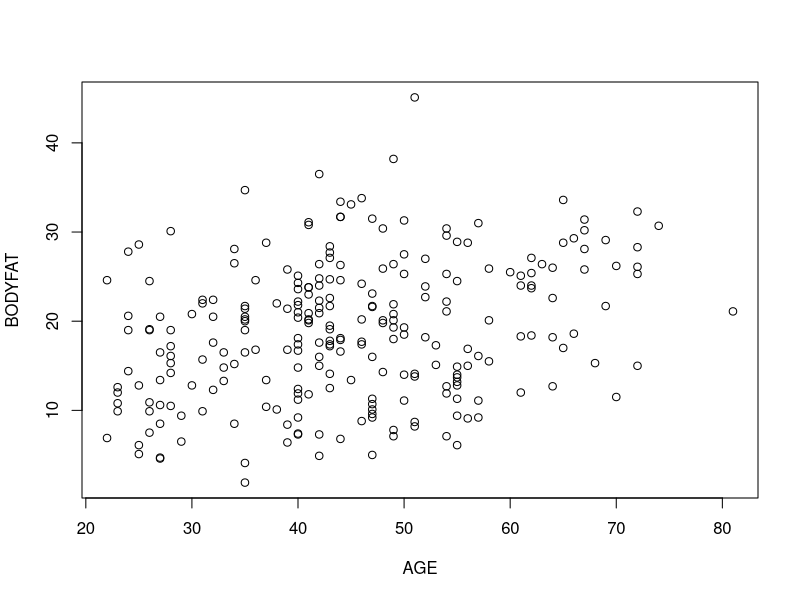
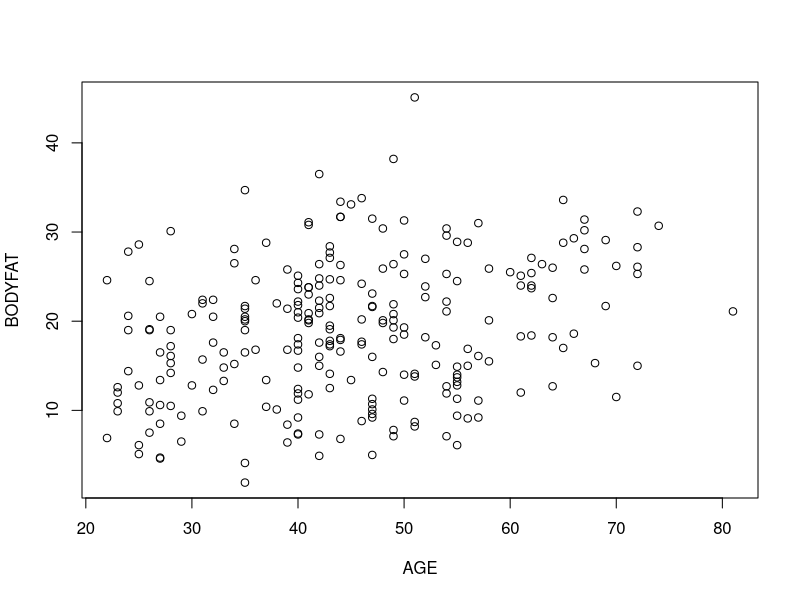
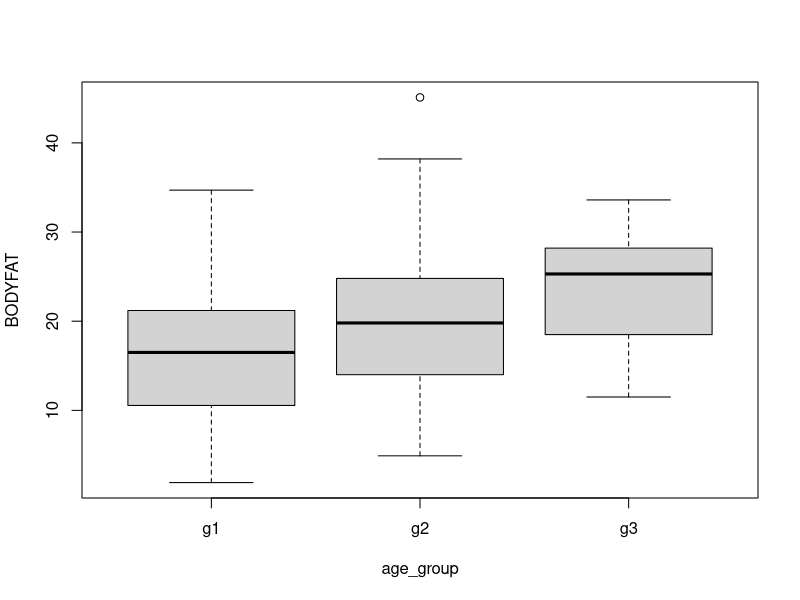

R code for these plots, in order:
rm(list=ls())
dat=read.csv("./Data/preprocess_data.csv",header=TRUE)
library(MASS)
library(tidyverse)
#delete the variable density
dat_del=dat[,c(-1,-3,-6,-5)]
rmse<-function(testdata,actual,fitmodel){
  predicted<-predict(fitmodel,testdata)
  return((mean((predicted - actual)^2))^0.5)
}
#=====fullmodel========
full.model=lm(BODYFAT~.,data=dat_del)
summary(full.model)
actual<-dat_del$BODYFAT
test<-dat_del[,-1]
rmse(test,actual,full.model)
#=====stepwise========
step.model=stepAIC(full.model, direction = "both", trace = FALSE)
summary(step.model)
test<-dat_del[,c('AGE','NECK','ABDOMEN','HIP','THIGH','FOREARM','WRIST','WEIGHT_KG')]
rmse(test,actual,step.model)
#=========split in age========
plot(BODYFAT~AGE,dat=dat_del)
dat_del$age_group<-'g2'
dat_del$age_group[which(dat$AGE<=40)]<-'g1'
dat_del$age_group[which(dat$AGE>60)]<-'g3'
plot(BODYFAT~AGE,dat=dat_del)
boxplot(BODYFAT~age_group,data = dat_del)
#======age group under 40======
substi<-function(str){
  return(gsub(' [+] ',"','",str))
}
sub<-which(dat_del$age_group=='g1')
fit<-lm(BODYFAT~.,dat_del[sub,-16])
step(fit)
#Stepwise model
fit<-lm(BODYFAT ~ ABDOMEN + HIP + THIGH + WRIST,dat=dat_del[sub,])
summary(fit)
str<-substi('ABDOMEN + HIP + THIGH + WRIST')
str
test<-dat_del[sub,c('ABDOMEN','HIP','THIGH','WRIST')]
actual<-dat_del[sub,"BODYFAT"]
rmse(test,actual,fit)

#=====age group under 60=====
sub<-which(dat_del$age_group=='g2')
fit<-lm(BODYFAT~.,dat_del[sub,-16])
step(fit)
#Stepwise model
fit<-lm(BODYFAT ~  AGE + NECK + ABDOMEN + ANKLE + FOREARM + WRIST,dat=dat_del[sub,])
summary(fit)
#drop not significant
fit<-lm(BODYFAT ~  NECK + ABDOMEN + ANKLE + FOREARM + WRIST,dat=dat_del[sub,])
summary(fit)
str<-substi('NECK + ABDOMEN + ANKLE + FOREARM + WRIST')
str
test<-dat_del[sub,c('NECK','ABDOMEN','ANKLE','FOREARM','WRIST')]
actual<-dat_del[sub,"BODYFAT"]
rmse(test,actual,fit)
#=====age group above 60=====
sub<-which(dat_del$age_group=='g3')
fit<-lm(BODYFAT~.,dat_del[sub,-16])
step(fit)
#Stepwise model
fit<-lm(BODYFAT ~ ABDOMEN + ANKLE + BICEPS + FOREARM,dat=dat_del[sub,])
summary(fit)
#drop not significant
fit<-lm(BODYFAT ~ ABDOMEN + ANKLE ,dat=dat_del[sub,])
summary(fit)

str<-substi('ABDOMEN + ANKLE ')
str
test<-dat_del[sub,c('ABDOMEN','ANKLE')]
actual<-dat_del[sub,"BODYFAT"]
rmse(test,actual,fit)
